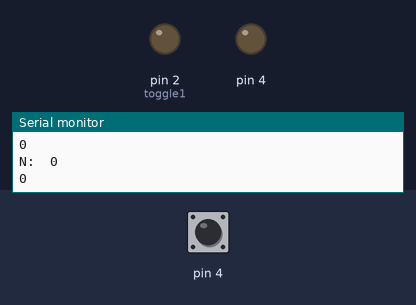
A sketch run on a simulated Arduino Uno, built with avr-gcc and run on an emulated ATmega328P. Parts: output pins drawn as LEDs (lit = HIGH), the last lines printed to the serial monitor. Dashed ring = blinking. The inputs (shaded band) are chosen by the test bench; at power-on: pin 4 LOW.

Above: at 1.3 s.
1.4 s: pin 4 pulsed HIGH 5 times (0.12 s each, 0.3 s apart)
At 1.69 s:
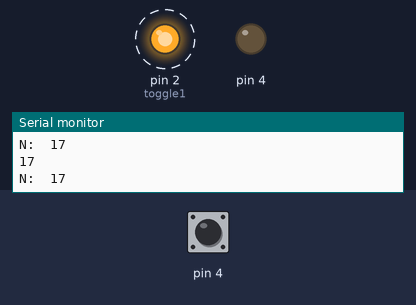
At 3.2 s:
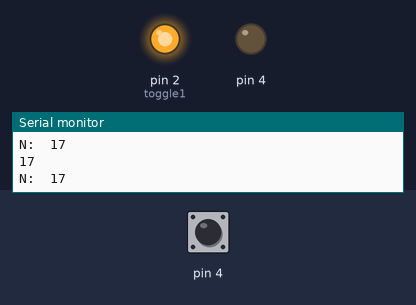
Timing chart, 0 to 4.7 s (numbered marks = the images above; inputs shaded):
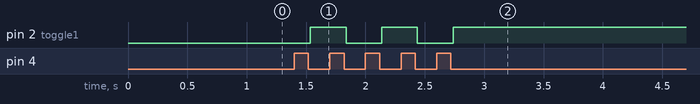

Measured:
- after the input at 1.4 s, pin 2 (toggle1): alternates HIGH for 0.30 s and LOW for 0.30 s, 5 changes in all, then stays HIGH, starting after 0.14 s

The sketch:

PopUp1.ino
```cpp
int toggle1 = 2; //LED to toggle
int sense1 = 4; //copper tape switch

int toggle1state = LOW;

int calibration = 0;
int previous;

void setup() {

  Serial.begin(9600);
  pinMode(toggle1, OUTPUT);

  delay(100);

  calibration += readCapacitivePin(4);
  //
  //  //calibration = (calibration + 4) / 8;
  Serial.print("Cal:  ");
  Serial.println(calibration);

}

void loop() {

  int n = readCapacitivePin(4);
  Serial.print("N:  ");
  Serial.println(n);

    if (previous <= calibration && n > calibration) {
      if (toggle1state == LOW) toggle1state = HIGH;
      else toggle1state = LOW;

      digitalWrite(toggle1, toggle1state);
    }

//  if(n > 1) {
//   digitalWrite(toggle1, HIGH);
//  } else {
//   digitalWrite(toggle1, LOW);
//  }

  previous = n;
  delayMicroseconds(500);

}


byte chargeTime(byte pin)
{
  byte mask = (1 << pin);
  byte i;

  DDRB &= ~mask; // input
  PORTB |= mask; // pull-up on

  for (i = 0; i < 16; i++) {
    if (PINB & mask) break;
  }

  PORTB &= ~mask; // pull-up off
  DDRB |= mask; // discharge

  return i;
}
```

CapSense.ino
```cpp
// readCapacitivePin
//  Input: Arduino pin number
//  Output: A number, from 0 to 17 expressing
//  how much capacitance is on the pin
//  When you touch the pin, or whatever you have
//  attached to it, the number will get higher
//#include "pins_arduino.h" // Arduino pre-1.0 needs this

uint8_t readCapacitivePin(int pinToMeasure) {
  // Variables used to translate from Arduino to AVR pin naming
  volatile uint8_t* port;
  volatile uint8_t* ddr;
  volatile uint8_t* pin;
  // Here we translate the input pin number from
  //  Arduino pin number to the AVR PORT, PIN, DDR,
  //  and which bit of those registers we care about.
  byte bitmask;
  port = portOutputRegister(digitalPinToPort(pinToMeasure));
  ddr = portModeRegister(digitalPinToPort(pinToMeasure));
  bitmask = digitalPinToBitMask(pinToMeasure);
  pin = portInputRegister(digitalPinToPort(pinToMeasure));
  // Discharge the pin first by setting it low and output
  *port &= ~(bitmask);
  *ddr  |= bitmask;
  delay(1);
  // Make the pin an input with the internal pull-up on
  *ddr &= ~(bitmask);
  *port |= bitmask;

  // Now see how long the pin to get pulled up. This manual unrolling of the loop
  // decreases the number of hardware cycles between each read of the pin,
  // thus increasing sensitivity.
  uint8_t cycles = 17;
       if (*pin & bitmask) { cycles =  0;}
  else if (*pin & bitmask) { cycles =  1;}
  else if (*pin & bitmask) { cycles =  2;}
  else if (*pin & bitmask) { cycles =  3;}
  else if (*pin & bitmask) { cycles =  4;}
  else if (*pin & bitmask) { cycles =  5;}
  else if (*pin & bitmask) { cycles =  6;}
  else if (*pin & bitmask) { cycles =  7;}
  else if (*pin & bitmask) { cycles =  8;}
  else if (*pin & bitmask) { cycles =  9;}
  else if (*pin & bitmask) { cycles = 10;}
  else if (*pin & bitmask) { cycles = 11;}
  else if (*pin & bitmask) { cycles = 12;}
  else if (*pin & bitmask) { cycles = 13;}
  else if (*pin & bitmask) { cycles = 14;}
  else if (*pin & bitmask) { cycles = 15;}
  else if (*pin & bitmask) { cycles = 16;}

  // Discharge the pin again by setting it low and output
  //  It's important to leave the pins low if you want to
  //  be able to touch more than 1 sensor at a time - if
  //  the sensor is left pulled high, when you touch
  //  two sensors, your body will transfer the charge between
  //  sensors.
  *port &= ~(bitmask);
  *ddr  |= bitmask;


  Serial.println(cycles);
  return cycles;
}
```
